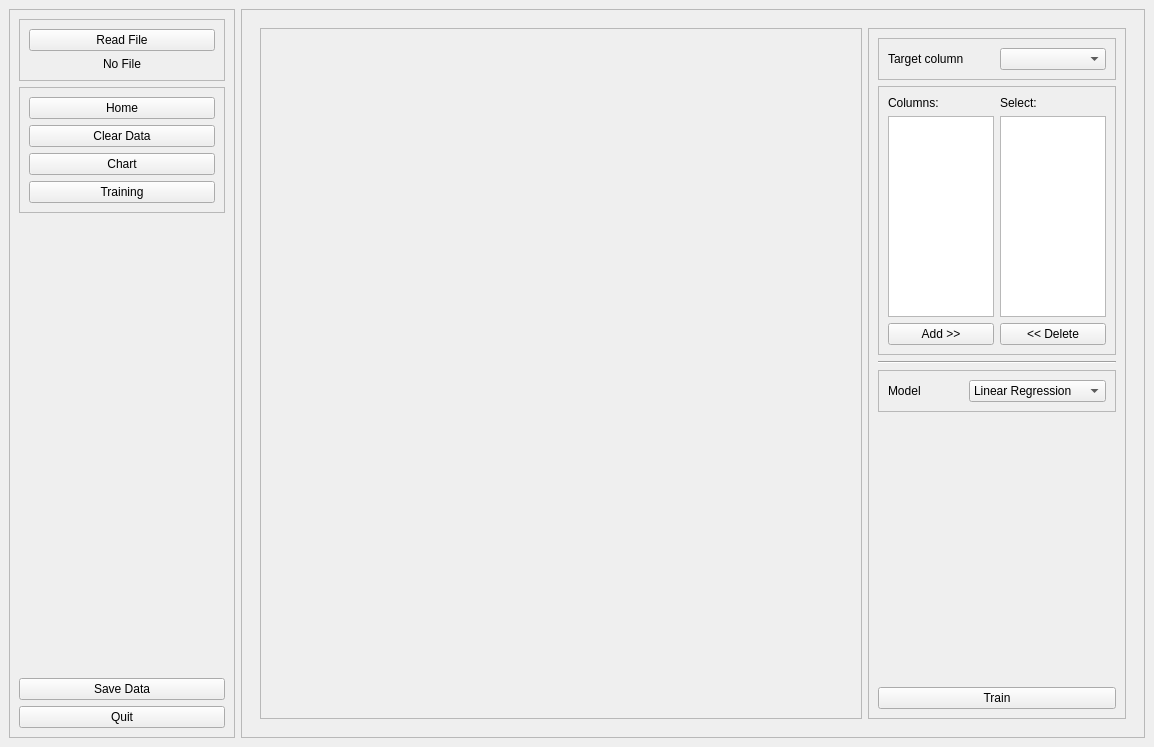
<?xml version="1.0" encoding="UTF-8"?>
<ui version="4.0">
 <class>MainWindow</class>
 <widget class="QMainWindow" name="MainWindow">
  <property name="geometry">
   <rect>
    <x>0</x>
    <y>0</y>
    <width>1154</width>
    <height>747</height>
   </rect>
  </property>
  <property name="minimumSize">
   <size>
    <width>1125</width>
    <height>747</height>
   </size>
  </property>
  <property name="windowTitle">
   <string>MainWindow</string>
  </property>
  <widget class="QWidget" name="centralwidget">
   <property name="minimumSize">
    <size>
     <width>1125</width>
     <height>747</height>
    </size>
   </property>
   <property name="autoFillBackground">
    <bool>true</bool>
   </property>
   <layout class="QHBoxLayout" name="horizontalLayout" stretch="2,8">
    <item>
     <widget class="QFrame" name="frame">
      <property name="autoFillBackground">
       <bool>true</bool>
      </property>
      <property name="frameShape">
       <enum>QFrame::StyledPanel</enum>
      </property>
      <property name="frameShadow">
       <enum>QFrame::Raised</enum>
      </property>
      <layout class="QVBoxLayout" name="verticalLayout_3">
       <item>
        <widget class="QFrame" name="frame_3">
         <property name="autoFillBackground">
          <bool>true</bool>
         </property>
         <property name="frameShape">
          <enum>QFrame::StyledPanel</enum>
         </property>
         <property name="frameShadow">
          <enum>QFrame::Raised</enum>
         </property>
         <layout class="QVBoxLayout" name="verticalLayout" stretch="0,0">
          <item>
           <widget class="QPushButton" name="btnReadFile">
            <property name="text">
             <string>Read File</string>
            </property>
           </widget>
          </item>
          <item alignment="Qt::AlignHCenter">
           <widget class="QLabel" name="labelReadFile">
            <property name="text">
             <string>No File</string>
            </property>
           </widget>
          </item>
         </layout>
        </widget>
       </item>
       <item>
        <widget class="QFrame" name="frame_4">
         <property name="frameShape">
          <enum>QFrame::StyledPanel</enum>
         </property>
         <property name="frameShadow">
          <enum>QFrame::Raised</enum>
         </property>
         <layout class="QVBoxLayout" name="verticalLayout_2">
          <item>
           <widget class="QPushButton" name="btnHome">
            <property name="text">
             <string>Home</string>
            </property>
           </widget>
          </item>
          <item>
           <widget class="QPushButton" name="btnClear">
            <property name="text">
             <string>Clear Data</string>
            </property>
           </widget>
          </item>
          <item>
           <widget class="QPushButton" name="btnChart">
            <property name="text">
             <string>Chart</string>
            </property>
           </widget>
          </item>
          <item>
           <widget class="QPushButton" name="btnTrain">
            <property name="text">
             <string>Training</string>
            </property>
           </widget>
          </item>
         </layout>
        </widget>
       </item>
       <item>
        <spacer name="verticalSpacer">
         <property name="orientation">
          <enum>Qt::Vertical</enum>
         </property>
         <property name="sizeHint" stdset="0">
          <size>
           <width>20</width>
           <height>382</height>
          </size>
         </property>
        </spacer>
       </item>
       <item>
        <widget class="QPushButton" name="btnSaveCSV">
         <property name="text">
          <string>Save Data</string>
         </property>
        </widget>
       </item>
       <item>
        <widget class="QPushButton" name="btnQuit">
         <property name="text">
          <string>Quit</string>
         </property>
        </widget>
       </item>
      </layout>
     </widget>
    </item>
    <item>
     <widget class="QFrame" name="frame_2">
      <property name="frameShape">
       <enum>QFrame::StyledPanel</enum>
      </property>
      <property name="frameShadow">
       <enum>QFrame::Raised</enum>
      </property>
      <layout class="QHBoxLayout" name="horizontalLayout_3" stretch="0">
       <item>
        <widget class="QStackedWidget" name="stackedWidget">
         <property name="currentIndex">
          <number>3</number>
         </property>
         <widget class="QWidget" name="home_page">
          <layout class="QVBoxLayout" name="verticalLayout_4">
           <property name="leftMargin">
            <number>0</number>
           </property>
           <property name="topMargin">
            <number>0</number>
           </property>
           <property name="rightMargin">
            <number>0</number>
           </property>
           <property name="bottomMargin">
            <number>0</number>
           </property>
           <item>
            <widget class="QFrame" name="frame_5">
             <property name="autoFillBackground">
              <bool>true</bool>
             </property>
             <property name="frameShape">
              <enum>QFrame::StyledPanel</enum>
             </property>
             <property name="frameShadow">
              <enum>QFrame::Raised</enum>
             </property>
             <layout class="QVBoxLayout" name="verticalLayout_5">
              <property name="leftMargin">
               <number>0</number>
              </property>
              <property name="topMargin">
               <number>0</number>
              </property>
              <property name="rightMargin">
               <number>0</number>
              </property>
              <property name="bottomMargin">
               <number>0</number>
              </property>
              <item>
               <widget class="QTableWidget" name="tableData"/>
              </item>
             </layout>
            </widget>
           </item>
          </layout>
         </widget>
         <widget class="QWidget" name="clear_page">
          <layout class="QHBoxLayout" name="horizontalLayout_2" stretch="7,3">
           <property name="leftMargin">
            <number>0</number>
           </property>
           <property name="topMargin">
            <number>0</number>
           </property>
           <property name="rightMargin">
            <number>0</number>
           </property>
           <property name="bottomMargin">
            <number>0</number>
           </property>
           <item>
            <widget class="QFrame" name="frame_6">
             <property name="autoFillBackground">
              <bool>true</bool>
             </property>
             <property name="frameShape">
              <enum>QFrame::StyledPanel</enum>
             </property>
             <property name="frameShadow">
              <enum>QFrame::Raised</enum>
             </property>
             <layout class="QVBoxLayout" name="verticalLayout_6">
              <property name="leftMargin">
               <number>0</number>
              </property>
              <property name="topMargin">
               <number>0</number>
              </property>
              <property name="rightMargin">
               <number>0</number>
              </property>
              <property name="bottomMargin">
               <number>0</number>
              </property>
              <item>
               <widget class="QTextBrowser" name="textInfo">
                <property name="html">
                 <string>&lt;!DOCTYPE HTML PUBLIC &quot;-//W3C//DTD HTML 4.0//EN&quot; &quot;http://www.w3.org/TR/REC-html40/strict.dtd&quot;&gt;
&lt;html&gt;&lt;head&gt;&lt;meta name=&quot;qrichtext&quot; content=&quot;1&quot; /&gt;&lt;style type=&quot;text/css&quot;&gt;
p, li { white-space: pre-wrap; }
&lt;/style&gt;&lt;/head&gt;&lt;body style=&quot; font-family:'MS Shell Dlg 2'; font-size:7.8pt; font-weight:400; font-style:normal;&quot;&gt;
&lt;p align=&quot;center&quot; style=&quot; margin-top:0px; margin-bottom:0px; margin-left:0px; margin-right:0px; -qt-block-indent:0; text-indent:0px;&quot;&gt;&lt;span style=&quot; font-size:14pt;&quot;&gt;No Data&lt;/span&gt;&lt;/p&gt;&lt;/body&gt;&lt;/html&gt;</string>
                </property>
               </widget>
              </item>
             </layout>
            </widget>
           </item>
           <item>
            <widget class="QFrame" name="frame_7">
             <property name="autoFillBackground">
              <bool>true</bool>
             </property>
             <property name="frameShape">
              <enum>QFrame::StyledPanel</enum>
             </property>
             <property name="frameShadow">
              <enum>QFrame::Raised</enum>
             </property>
             <layout class="QVBoxLayout" name="verticalLayout_7">
              <property name="leftMargin">
               <number>0</number>
              </property>
              <property name="topMargin">
               <number>0</number>
              </property>
              <property name="rightMargin">
               <number>0</number>
              </property>
              <property name="bottomMargin">
               <number>0</number>
              </property>
              <item>
               <widget class="QLabel" name="label">
                <property name="text">
                 <string>Data Info</string>
                </property>
               </widget>
              </item>
              <item>
               <widget class="QPushButton" name="btnInfo">
                <property name="text">
                 <string>Check Info</string>
                </property>
               </widget>
              </item>
              <item>
               <widget class="QPushButton" name="btnNaN">
                <property name="text">
                 <string>Check Null</string>
                </property>
               </widget>
              </item>
              <item>
               <widget class="QPushButton" name="btnDuplicate">
                <property name="text">
                 <string>Check Duplicate</string>
                </property>
               </widget>
              </item>
              <item>
               <widget class="Line" name="line">
                <property name="orientation">
                 <enum>Qt::Horizontal</enum>
                </property>
               </widget>
              </item>
              <item>
               <widget class="QTabWidget" name="tabWidget">
                <property name="tabPosition">
                 <enum>QTabWidget::North</enum>
                </property>
                <property name="tabShape">
                 <enum>QTabWidget::Triangular</enum>
                </property>
                <property name="currentIndex">
                 <number>0</number>
                </property>
                <property name="elideMode">
                 <enum>Qt::ElideNone</enum>
                </property>
                <widget class="QWidget" name="tabNaN">
                 <attribute name="title">
                  <string>Edit Null Value</string>
                 </attribute>
                 <layout class="QVBoxLayout" name="verticalLayout_9">
                  <item>
                   <widget class="QFrame" name="frame_8">
                    <property name="frameShape">
                     <enum>QFrame::StyledPanel</enum>
                    </property>
                    <property name="frameShadow">
                     <enum>QFrame::Raised</enum>
                    </property>
                    <layout class="QHBoxLayout" name="horizontalLayout_4">
                     <property name="leftMargin">
                      <number>0</number>
                     </property>
                     <property name="topMargin">
                      <number>0</number>
                     </property>
                     <property name="rightMargin">
                      <number>0</number>
                     </property>
                     <property name="bottomMargin">
                      <number>0</number>
                     </property>
                     <item>
                      <widget class="QLabel" name="label_2">
                       <property name="text">
                        <string>Edit In</string>
                       </property>
                      </widget>
                     </item>
                     <item>
                      <widget class="QComboBox" name="comboBoxEditIn">
                       <item>
                        <property name="text">
                         <string>Column</string>
                        </property>
                       </item>
                       <item>
                        <property name="text">
                         <string>Row</string>
                        </property>
                       </item>
                      </widget>
                     </item>
                    </layout>
                   </widget>
                  </item>
                  <item>
                   <widget class="QFrame" name="frame_10">
                    <property name="frameShape">
                     <enum>QFrame::StyledPanel</enum>
                    </property>
                    <property name="frameShadow">
                     <enum>QFrame::Raised</enum>
                    </property>
                    <layout class="QHBoxLayout" name="horizontalLayout_5">
                     <property name="leftMargin">
                      <number>0</number>
                     </property>
                     <property name="topMargin">
                      <number>0</number>
                     </property>
                     <property name="rightMargin">
                      <number>0</number>
                     </property>
                     <property name="bottomMargin">
                      <number>0</number>
                     </property>
                     <item>
                      <widget class="QLabel" name="label_4">
                       <property name="text">
                        <string>Select Column</string>
                       </property>
                      </widget>
                     </item>
                     <item>
                      <widget class="QComboBox" name="comboBoxSelectColumn"/>
                     </item>
                    </layout>
                   </widget>
                  </item>
                  <item>
                   <widget class="QFrame" name="frame_9">
                    <property name="frameShape">
                     <enum>QFrame::StyledPanel</enum>
                    </property>
                    <property name="frameShadow">
                     <enum>QFrame::Raised</enum>
                    </property>
                    <layout class="QVBoxLayout" name="verticalLayout_8" stretch="0,0,0">
                     <property name="leftMargin">
                      <number>0</number>
                     </property>
                     <property name="topMargin">
                      <number>0</number>
                     </property>
                     <property name="rightMargin">
                      <number>0</number>
                     </property>
                     <property name="bottomMargin">
                      <number>0</number>
                     </property>
                     <item>
                      <widget class="QLabel" name="label_3">
                       <property name="text">
                        <string>Type Edit</string>
                       </property>
                      </widget>
                     </item>
                     <item>
                      <widget class="QRadioButton" name="radioButtonDelete">
                       <property name="text">
                        <string>Delete</string>
                       </property>
                       <attribute name="buttonGroup">
                        <string notr="true">btnGTypeNullEdit</string>
                       </attribute>
                      </widget>
                     </item>
                     <item>
                      <widget class="QRadioButton" name="radioButtonReplace">
                       <property name="text">
                        <string>Replace</string>
                       </property>
                       <attribute name="buttonGroup">
                        <string notr="true">btnGTypeNullEdit</string>
                       </attribute>
                      </widget>
                     </item>
                    </layout>
                   </widget>
                  </item>
                  <item>
                   <widget class="QFrame" name="frame_11">
                    <property name="frameShape">
                     <enum>QFrame::StyledPanel</enum>
                    </property>
                    <property name="frameShadow">
                     <enum>QFrame::Raised</enum>
                    </property>
                    <layout class="QHBoxLayout" name="horizontalLayout_6">
                     <property name="leftMargin">
                      <number>0</number>
                     </property>
                     <property name="topMargin">
                      <number>0</number>
                     </property>
                     <property name="rightMargin">
                      <number>0</number>
                     </property>
                     <property name="bottomMargin">
                      <number>0</number>
                     </property>
                     <item>
                      <widget class="QLabel" name="label_5">
                       <property name="text">
                        <string>Replace With</string>
                       </property>
                      </widget>
                     </item>
                     <item>
                      <widget class="QComboBox" name="comboBoxReplace">
                       <item>
                        <property name="text">
                         <string>Mean</string>
                        </property>
                       </item>
                       <item>
                        <property name="text">
                         <string>Media</string>
                        </property>
                       </item>
                       <item>
                        <property name="text">
                         <string>Mode</string>
                        </property>
                       </item>
                      </widget>
                     </item>
                    </layout>
                   </widget>
                  </item>
                  <item>
                   <widget class="QPushButton" name="btnRunEditNull">
                    <property name="text">
                     <string>Run</string>
                    </property>
                   </widget>
                  </item>
                 </layout>
                </widget>
                <widget class="QWidget" name="tab_2">
                 <attribute name="title">
                  <string>Edit Duplicate</string>
                 </attribute>
                 <layout class="QVBoxLayout" name="verticalLayout_10">
                  <item>
                   <widget class="QPushButton" name="btnDeleteDuplicate">
                    <property name="text">
                     <string>Delete All Duplicate</string>
                    </property>
                   </widget>
                  </item>
                 </layout>
                </widget>
                <widget class="QWidget" name="tab">
                 <attribute name="title">
                  <string>Convert to numeric</string>
                 </attribute>
                 <layout class="QVBoxLayout" name="verticalLayout_11">
                  <property name="leftMargin">
                   <number>11</number>
                  </property>
                  <property name="topMargin">
                   <number>11</number>
                  </property>
                  <property name="rightMargin">
                   <number>11</number>
                  </property>
                  <item>
                   <widget class="QPushButton" name="btnToNumeric">
                    <property name="text">
                     <string>Convert all to numeric</string>
                    </property>
                   </widget>
                  </item>
                 </layout>
                </widget>
               </widget>
              </item>
              <item>
               <spacer name="verticalSpacer_2">
                <property name="orientation">
                 <enum>Qt::Vertical</enum>
                </property>
                <property name="sizeHint" stdset="0">
                 <size>
                  <width>20</width>
                  <height>256</height>
                 </size>
                </property>
               </spacer>
              </item>
              <item>
               <widget class="QPushButton" name="btnSave">
                <property name="text">
                 <string>Save</string>
                </property>
               </widget>
              </item>
             </layout>
            </widget>
           </item>
          </layout>
         </widget>
         <widget class="QWidget" name="chart_page"/>
         <widget class="QWidget" name="train_page">
          <layout class="QHBoxLayout" name="horizontalLayout_7" stretch="7,3">
           <item>
            <widget class="QFrame" name="frame_12">
             <property name="frameShape">
              <enum>QFrame::StyledPanel</enum>
             </property>
             <property name="frameShadow">
              <enum>QFrame::Raised</enum>
             </property>
            </widget>
           </item>
           <item>
            <widget class="QFrame" name="frame_13">
             <property name="frameShape">
              <enum>QFrame::StyledPanel</enum>
             </property>
             <property name="frameShadow">
              <enum>QFrame::Raised</enum>
             </property>
             <layout class="QVBoxLayout" name="verticalLayout_12">
              <item>
               <widget class="QFrame" name="frame_14">
                <property name="frameShape">
                 <enum>QFrame::StyledPanel</enum>
                </property>
                <property name="frameShadow">
                 <enum>QFrame::Raised</enum>
                </property>
                <layout class="QHBoxLayout" name="horizontalLayout_8">
                 <item>
                  <widget class="QLabel" name="label_6">
                   <property name="text">
                    <string>Target column</string>
                   </property>
                  </widget>
                 </item>
                 <item>
                  <widget class="QComboBox" name="comboBoxTargetColumn"/>
                 </item>
                </layout>
               </widget>
              </item>
              <item>
               <widget class="QFrame" name="frame_16">
                <property name="frameShape">
                 <enum>QFrame::StyledPanel</enum>
                </property>
                <property name="frameShadow">
                 <enum>QFrame::Raised</enum>
                </property>
                <layout class="QGridLayout" name="gridLayout">
                 <item row="0" column="0">
                  <widget class="QLabel" name="label_8">
                   <property name="text">
                    <string>Columns:</string>
                   </property>
                  </widget>
                 </item>
                 <item row="0" column="1">
                  <widget class="QLabel" name="label_9">
                   <property name="text">
                    <string>Select:</string>
                   </property>
                  </widget>
                 </item>
                 <item row="1" column="0">
                  <widget class="QListWidget" name="listWidgetColumns"/>
                 </item>
                 <item row="1" column="1">
                  <widget class="QListWidget" name="listWidgetColumnSelected"/>
                 </item>
                 <item row="2" column="0">
                  <widget class="QPushButton" name="pushButton">
                   <property name="text">
                    <string>Add &gt;&gt;</string>
                   </property>
                  </widget>
                 </item>
                 <item row="2" column="1">
                  <widget class="QPushButton" name="pushButton_2">
                   <property name="text">
                    <string>&lt;&lt; Delete</string>
                   </property>
                  </widget>
                 </item>
                </layout>
               </widget>
              </item>
              <item>
               <widget class="Line" name="line_2">
                <property name="orientation">
                 <enum>Qt::Horizontal</enum>
                </property>
               </widget>
              </item>
              <item>
               <widget class="QFrame" name="frame_15">
                <property name="frameShape">
                 <enum>QFrame::StyledPanel</enum>
                </property>
                <property name="frameShadow">
                 <enum>QFrame::Raised</enum>
                </property>
                <layout class="QHBoxLayout" name="horizontalLayout_9">
                 <item>
                  <widget class="QLabel" name="label_7">
                   <property name="text">
                    <string>Model</string>
                   </property>
                  </widget>
                 </item>
                 <item>
                  <widget class="QComboBox" name="comboBoxTypeModel">
                   <item>
                    <property name="text">
                     <string>Linear Regression</string>
                    </property>
                   </item>
                   <item>
                    <property name="text">
                     <string>Logistic Regression</string>
                    </property>
                   </item>
                   <item>
                    <property name="text">
                     <string>KNN</string>
                    </property>
                   </item>
                   <item>
                    <property name="text">
                     <string>Decision Tree</string>
                    </property>
                   </item>
                  </widget>
                 </item>
                </layout>
               </widget>
              </item>
              <item>
               <spacer name="verticalSpacer_3">
                <property name="orientation">
                 <enum>Qt::Vertical</enum>
                </property>
                <property name="sizeHint" stdset="0">
                 <size>
                  <width>20</width>
                  <height>233</height>
                 </size>
                </property>
               </spacer>
              </item>
              <item>
               <widget class="QPushButton" name="btnTrainModel">
                <property name="text">
                 <string>Train</string>
                </property>
               </widget>
              </item>
             </layout>
            </widget>
           </item>
          </layout>
         </widget>
        </widget>
       </item>
      </layout>
     </widget>
    </item>
   </layout>
  </widget>
 </widget>
 <resources/>
 <connections>
  <connection>
   <sender>radioButtonReplace</sender>
   <signal>clicked()</signal>
   <receiver>frame_11</receiver>
   <slot>show()</slot>
   <hints>
    <hint type="sourcelabel">
     <x>887</x>
     <y>356</y>
    </hint>
    <hint type="destinationlabel">
     <x>975</x>
     <y>405</y>
    </hint>
   </hints>
  </connection>
  <connection>
   <sender>radioButtonDelete</sender>
   <signal>clicked()</signal>
   <receiver>frame_11</receiver>
   <slot>hide()</slot>
   <hints>
    <hint type="sourcelabel">
     <x>903</x>
     <y>324</y>
    </hint>
    <hint type="destinationlabel">
     <x>1000</x>
     <y>403</y>
    </hint>
   </hints>
  </connection>
 </connections>
 <buttongroups>
  <buttongroup name="btnGTypeNullEdit"/>
 </buttongroups>
</ui>
